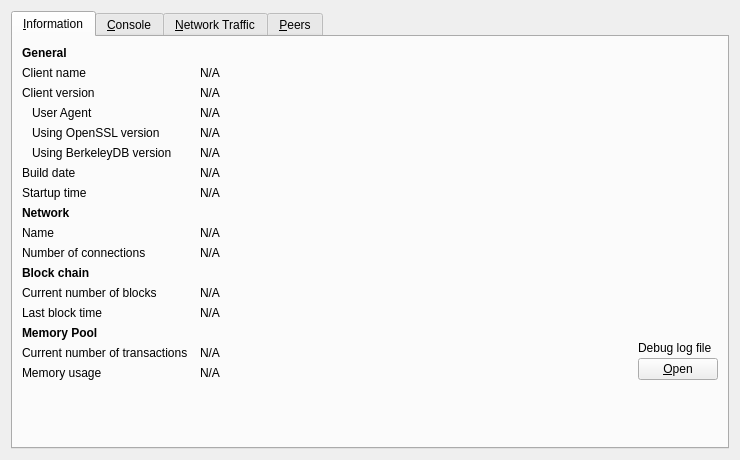
<?xml version="1.0" encoding="UTF-8"?>
<ui version="4.0">
 <class>RPCConsole</class>
 <widget class="QWidget" name="RPCConsole">
  <property name="geometry">
   <rect>
    <x>0</x>
    <y>0</y>
    <width>740</width>
    <height>450</height>
   </rect>
  </property>
  <property name="windowTitle">
   <string>Debug window</string>
  </property>
  <layout class="QVBoxLayout" name="verticalLayout_6">
   <item>
    <widget class="QTabWidget" name="tabWidget">
     <property name="currentIndex">
      <number>0</number>
     </property>
     <widget class="QWidget" name="tab_info">
      <attribute name="title">
       <string>&amp;Information</string>
      </attribute>
      <layout class="QGridLayout" name="gridLayout" columnstretch="0,1,0">
       <property name="horizontalSpacing">
        <number>12</number>
       </property>
       <item row="0" column="0">
        <widget class="QLabel" name="label_9">
         <property name="font">
          <font>
           <weight>75</weight>
           <bold>true</bold>
          </font>
         </property>
         <property name="text">
          <string>General</string>
         </property>
        </widget>
       </item>
       <item row="1" column="0">
        <widget class="QLabel" name="label_5">
         <property name="text">
          <string>Client name</string>
         </property>
        </widget>
       </item>
       <item row="1" column="1" colspan="2">
        <widget class="QLabel" name="clientName">
         <property name="cursor">
          <cursorShape>IBeamCursor</cursorShape>
         </property>
         <property name="text">
          <string>N/A</string>
         </property>
         <property name="textFormat">
          <enum>Qt::PlainText</enum>
         </property>
         <property name="textInteractionFlags">
          <set>Qt::LinksAccessibleByMouse|Qt::TextSelectableByKeyboard|Qt::TextSelectableByMouse</set>
         </property>
        </widget>
       </item>
       <item row="2" column="0">
        <widget class="QLabel" name="label_6">
         <property name="text">
          <string>Client version</string>
         </property>
        </widget>
       </item>
       <item row="2" column="1" colspan="2">
        <widget class="QLabel" name="clientVersion">
         <property name="cursor">
          <cursorShape>IBeamCursor</cursorShape>
         </property>
         <property name="text">
          <string>N/A</string>
         </property>
         <property name="textFormat">
          <enum>Qt::PlainText</enum>
         </property>
         <property name="textInteractionFlags">
          <set>Qt::LinksAccessibleByMouse|Qt::TextSelectableByKeyboard|Qt::TextSelectableByMouse</set>
         </property>
        </widget>
       </item>
       <item row="3" column="0">
        <widget class="QLabel" name="labelClientUserAgent">
         <property name="text">
          <string>User Agent</string>
         </property>
         <property name="indent">
          <number>10</number>
         </property>
        </widget>
       </item>
       <item row="3" column="1" colspan="2">
        <widget class="QLabel" name="clientUserAgent">
         <property name="cursor">
          <cursorShape>IBeamCursor</cursorShape>
         </property>
         <property name="text">
          <string>N/A</string>
         </property>
         <property name="textFormat">
          <enum>Qt::PlainText</enum>
         </property>
         <property name="textInteractionFlags">
          <set>Qt::LinksAccessibleByMouse|Qt::TextSelectableByKeyboard|Qt::TextSelectableByMouse</set>
         </property>
        </widget>
       </item>
       <item row="4" column="0">
        <widget class="QLabel" name="label_14">
         <property name="text">
          <string>Using OpenSSL version</string>
         </property>
         <property name="indent">
          <number>10</number>
         </property>
        </widget>
       </item>
       <item row="4" column="1" colspan="2">
        <widget class="QLabel" name="openSSLVersion">
         <property name="cursor">
          <cursorShape>IBeamCursor</cursorShape>
         </property>
         <property name="text">
          <string>N/A</string>
         </property>
         <property name="textFormat">
          <enum>Qt::PlainText</enum>
         </property>
         <property name="textInteractionFlags">
          <set>Qt::LinksAccessibleByMouse|Qt::TextSelectableByKeyboard|Qt::TextSelectableByMouse</set>
         </property>
        </widget>
       </item>
       <item row="5" column="0">
        <widget class="QLabel" name="label_berkeleyDBVersion">
         <property name="text">
          <string>Using BerkeleyDB version</string>
         </property>
         <property name="indent">
          <number>10</number>
         </property>
        </widget>
       </item>
       <item row="5" column="1" colspan="2">
        <widget class="QLabel" name="berkeleyDBVersion">
         <property name="cursor">
          <cursorShape>IBeamCursor</cursorShape>
         </property>
         <property name="text">
          <string>N/A</string>
         </property>
         <property name="textFormat">
          <enum>Qt::PlainText</enum>
         </property>
         <property name="textInteractionFlags">
          <set>Qt::LinksAccessibleByMouse|Qt::TextSelectableByKeyboard|Qt::TextSelectableByMouse</set>
         </property>
        </widget>
       </item>
       <item row="6" column="0">
        <widget class="QLabel" name="label_12">
         <property name="text">
          <string>Build date</string>
         </property>
        </widget>
       </item>
       <item row="6" column="1" colspan="2">
        <widget class="QLabel" name="buildDate">
         <property name="cursor">
          <cursorShape>IBeamCursor</cursorShape>
         </property>
         <property name="text">
          <string>N/A</string>
         </property>
         <property name="textFormat">
          <enum>Qt::PlainText</enum>
         </property>
         <property name="textInteractionFlags">
          <set>Qt::LinksAccessibleByMouse|Qt::TextSelectableByKeyboard|Qt::TextSelectableByMouse</set>
         </property>
        </widget>
       </item>
       <item row="7" column="0">
        <widget class="QLabel" name="label_13">
         <property name="text">
          <string>Startup time</string>
         </property>
        </widget>
       </item>
       <item row="7" column="1" colspan="2">
        <widget class="QLabel" name="startupTime">
         <property name="cursor">
          <cursorShape>IBeamCursor</cursorShape>
         </property>
         <property name="text">
          <string>N/A</string>
         </property>
         <property name="textFormat">
          <enum>Qt::PlainText</enum>
         </property>
         <property name="textInteractionFlags">
          <set>Qt::LinksAccessibleByMouse|Qt::TextSelectableByKeyboard|Qt::TextSelectableByMouse</set>
         </property>
        </widget>
       </item>
       <item row="9" column="0">
        <widget class="QLabel" name="label_8">
         <property name="text">
          <string>Name</string>
         </property>
        </widget>
       </item>
       <item row="9" column="1" colspan="2">
        <widget class="QLabel" name="networkName">
         <property name="cursor">
          <cursorShape>IBeamCursor</cursorShape>
         </property>
         <property name="text">
          <string>N/A</string>
         </property>
         <property name="textFormat">
          <enum>Qt::PlainText</enum>
         </property>
         <property name="textInteractionFlags">
          <set>Qt::LinksAccessibleByMouse|Qt::TextSelectableByKeyboard|Qt::TextSelectableByMouse</set>
         </property>
        </widget>
       </item>
       <item row="10" column="0">
        <widget class="QLabel" name="label_7">
         <property name="text">
          <string>Number of connections</string>
         </property>
        </widget>
       </item>
       <item row="10" column="1" colspan="2">
        <widget class="QLabel" name="numberOfConnections">
         <property name="cursor">
          <cursorShape>IBeamCursor</cursorShape>
         </property>
         <property name="text">
          <string>N/A</string>
         </property>
         <property name="textFormat">
          <enum>Qt::PlainText</enum>
         </property>
         <property name="textInteractionFlags">
          <set>Qt::LinksAccessibleByMouse|Qt::TextSelectableByKeyboard|Qt::TextSelectableByMouse</set>
         </property>
        </widget>
       </item>
       <item row="11" column="0">
        <widget class="QLabel" name="label_10">
         <property name="font">
          <font>
           <weight>75</weight>
           <bold>true</bold>
          </font>
         </property>
         <property name="text">
          <string>Block chain</string>
         </property>
        </widget>
       </item>
       <item row="12" column="0">
        <widget class="QLabel" name="label_3">
         <property name="text">
          <string>Current number of blocks</string>
         </property>
        </widget>
       </item>
       <item row="12" column="1" colspan="2">
        <widget class="QLabel" name="numberOfBlocks">
         <property name="cursor">
          <cursorShape>IBeamCursor</cursorShape>
         </property>
         <property name="text">
          <string>N/A</string>
         </property>
         <property name="textFormat">
          <enum>Qt::PlainText</enum>
         </property>
         <property name="textInteractionFlags">
          <set>Qt::LinksAccessibleByMouse|Qt::TextSelectableByKeyboard|Qt::TextSelectableByMouse</set>
         </property>
        </widget>
       </item>
       <item row="13" column="0">
        <widget class="QLabel" name="labelLastBlockTime">
         <property name="text">
          <string>Last block time</string>
         </property>
        </widget>
       </item>
       <item row="13" column="1" colspan="2">
        <widget class="QLabel" name="lastBlockTime">
         <property name="cursor">
          <cursorShape>IBeamCursor</cursorShape>
         </property>
         <property name="text">
          <string>N/A</string>
         </property>
         <property name="textFormat">
          <enum>Qt::PlainText</enum>
         </property>
         <property name="textInteractionFlags">
          <set>Qt::LinksAccessibleByMouse|Qt::TextSelectableByKeyboard|Qt::TextSelectableByMouse</set>
         </property>
        </widget>
       </item>
       <item row="14" column="0">
        <widget class="QLabel" name="labelMempoolTitle">
         <property name="font">
          <font>
           <weight>75</weight>
           <bold>true</bold>
          </font>
         </property>
         <property name="text">
          <string>Memory Pool</string>
         </property>
        </widget>
       </item>
       <item row="15" column="0">
        <widget class="QLabel" name="labelNumberOfTransactions">
         <property name="text">
          <string>Current number of transactions</string>
         </property>
        </widget>
       </item>
       <item row="15" column="1">
        <widget class="QLabel" name="mempoolNumberTxs">
         <property name="cursor">
          <cursorShape>IBeamCursor</cursorShape>
         </property>
         <property name="text">
          <string>N/A</string>
         </property>
         <property name="textFormat">
          <enum>Qt::PlainText</enum>
         </property>
         <property name="textInteractionFlags">
          <set>Qt::LinksAccessibleByMouse|Qt::TextSelectableByKeyboard|Qt::TextSelectableByMouse</set>
         </property>
        </widget>
       </item>
       <item row="8" column="0">
        <widget class="QLabel" name="labelNetwork">
         <property name="font">
          <font>
           <weight>75</weight>
           <bold>true</bold>
          </font>
         </property>
         <property name="text">
          <string>Network</string>
         </property>
        </widget>
       </item>
       <item row="16" column="0">
        <widget class="QLabel" name="labelMemoryUsage">
         <property name="text">
          <string>Memory usage</string>
         </property>
        </widget>
       </item>
       <item row="16" column="1">
        <widget class="QLabel" name="mempoolSize">
         <property name="cursor">
          <cursorShape>IBeamCursor</cursorShape>
         </property>
         <property name="text">
          <string>N/A</string>
         </property>
         <property name="textFormat">
          <enum>Qt::PlainText</enum>
         </property>
         <property name="textInteractionFlags">
          <set>Qt::LinksAccessibleByMouse|Qt::TextSelectableByKeyboard|Qt::TextSelectableByMouse</set>
         </property>
        </widget>
       </item>
       <item row="14" column="2" rowspan="3">
        <layout class="QVBoxLayout" name="verticalLayoutDebugButton">
         <property name="spacing">
          <number>3</number>
         </property>
         <item>
          <spacer name="verticalSpacer_2">
           <property name="orientation">
            <enum>Qt::Vertical</enum>
           </property>
           <property name="sizeHint" stdset="0">
            <size>
             <width>10</width>
             <height>5</height>
            </size>
           </property>
          </spacer>
         </item>
         <item>
          <widget class="QLabel" name="labelDebugLogfile">
           <property name="text">
            <string>Debug log file</string>
           </property>
          </widget>
         </item>
         <item>
          <widget class="QPushButton" name="openDebugLogfileButton">
           <property name="toolTip">
            <string>Open the Bitcoin YOLO debug log file from the current data directory. This can take a few seconds for large log files.</string>
           </property>
           <property name="text">
            <string>&amp;Open</string>
           </property>
           <property name="autoDefault">
            <bool>false</bool>
           </property>
          </widget>
         </item>
        </layout>
       </item>
       <item row="18" column="0">
        <spacer name="verticalSpacer">
         <property name="orientation">
          <enum>Qt::Vertical</enum>
         </property>
         <property name="sizeHint" stdset="0">
          <size>
           <width>20</width>
           <height>40</height>
          </size>
         </property>
        </spacer>
       </item>
      </layout>
     </widget>
     <widget class="QWidget" name="tab_console">
      <attribute name="title">
       <string>&amp;Console</string>
      </attribute>
      <layout class="QVBoxLayout" name="verticalLayout_3">
       <property name="spacing">
        <number>3</number>
       </property>
       <item>
        <widget class="QTextEdit" name="messagesWidget">
         <property name="minimumSize">
          <size>
           <width>0</width>
           <height>100</height>
          </size>
         </property>
         <property name="readOnly">
          <bool>true</bool>
         </property>
         <property name="tabKeyNavigation" stdset="0">
          <bool>false</bool>
         </property>
         <property name="columnCount" stdset="0">
          <number>2</number>
         </property>
        </widget>
       </item>
       <item>
        <layout class="QHBoxLayout" name="horizontalLayout">
         <property name="spacing">
          <number>3</number>
         </property>
         <item>
          <widget class="QLabel" name="label">
           <property name="text">
            <string notr="true">&gt;</string>
           </property>
          </widget>
         </item>
         <item>
          <widget class="QLineEdit" name="lineEdit"/>
         </item>
         <item>
          <widget class="QPushButton" name="clearButton">
           <property name="maximumSize">
            <size>
             <width>24</width>
             <height>24</height>
            </size>
           </property>
           <property name="toolTip">
            <string>Clear console</string>
           </property>
           <property name="text">
            <string/>
           </property>
           <property name="icon">
            <iconset resource="../bitcoin.qrc">
             <normaloff>:/icons/remove</normaloff>:/icons/remove</iconset>
           </property>
           <property name="shortcut">
            <string notr="true">Ctrl+L</string>
           </property>
           <property name="autoDefault">
            <bool>false</bool>
           </property>
          </widget>
         </item>
        </layout>
       </item>
      </layout>
     </widget>
     <widget class="QWidget" name="tab_nettraffic">
      <attribute name="title">
       <string>&amp;Network Traffic</string>
      </attribute>
      <layout class="QHBoxLayout" name="horizontalLayout_3">
       <item>
        <layout class="QVBoxLayout" name="verticalLayout_4">
         <item>
          <widget class="TrafficGraphWidget" name="trafficGraph" native="true">
           <property name="sizePolicy">
            <sizepolicy hsizetype="Expanding" vsizetype="Expanding">
             <horstretch>0</horstretch>
             <verstretch>0</verstretch>
            </sizepolicy>
           </property>
          </widget>
         </item>
         <item>
          <layout class="QHBoxLayout" name="horizontalLayout_2">
           <item>
            <widget class="QSlider" name="sldGraphRange">
             <property name="minimum">
              <number>1</number>
             </property>
             <property name="maximum">
              <number>288</number>
             </property>
             <property name="pageStep">
              <number>12</number>
             </property>
             <property name="value">
              <number>6</number>
             </property>
             <property name="orientation">
              <enum>Qt::Horizontal</enum>
             </property>
            </widget>
           </item>
           <item>
            <widget class="QLabel" name="lblGraphRange">
             <property name="minimumSize">
              <size>
               <width>100</width>
               <height>0</height>
              </size>
             </property>
             <property name="alignment">
              <set>Qt::AlignCenter</set>
             </property>
            </widget>
           </item>
           <item>
            <widget class="QPushButton" name="btnClearTrafficGraph">
             <property name="text">
              <string>&amp;Clear</string>
             </property>
             <property name="autoDefault">
              <bool>false</bool>
             </property>
            </widget>
           </item>
          </layout>
         </item>
        </layout>
       </item>
       <item>
        <layout class="QVBoxLayout" name="verticalLayout">
         <item>
          <widget class="QGroupBox" name="groupBox">
           <property name="title">
            <string>Totals</string>
           </property>
           <layout class="QVBoxLayout" name="verticalLayout_5">
            <item>
             <layout class="QHBoxLayout" name="horizontalLayout_4">
              <item>
               <widget class="Line" name="line">
                <property name="sizePolicy">
                 <sizepolicy hsizetype="Fixed" vsizetype="Fixed">
                  <horstretch>0</horstretch>
                  <verstretch>0</verstretch>
                 </sizepolicy>
                </property>
                <property name="minimumSize">
                 <size>
                  <width>10</width>
                  <height>0</height>
                 </size>
                </property>
                <property name="palette">
                 <palette>
                  <active>
                   <colorrole role="Light">
                    <brush brushstyle="SolidPattern">
                     <color alpha="255">
                      <red>0</red>
                      <green>255</green>
                      <blue>0</blue>
                     </color>
                    </brush>
                   </colorrole>
                  </active>
                  <inactive>
                   <colorrole role="Light">
                    <brush brushstyle="SolidPattern">
                     <color alpha="255">
                      <red>0</red>
                      <green>255</green>
                      <blue>0</blue>
                     </color>
                    </brush>
                   </colorrole>
                  </inactive>
                  <disabled>
                   <colorrole role="Light">
                    <brush brushstyle="SolidPattern">
                     <color alpha="255">
                      <red>0</red>
                      <green>255</green>
                      <blue>0</blue>
                     </color>
                    </brush>
                   </colorrole>
                  </disabled>
                 </palette>
                </property>
                <property name="orientation">
                 <enum>Qt::Horizontal</enum>
                </property>
               </widget>
              </item>
              <item>
               <widget class="QLabel" name="label_16">
                <property name="text">
                 <string>Received</string>
                </property>
               </widget>
              </item>
              <item>
               <widget class="QLabel" name="lblBytesIn">
                <property name="minimumSize">
                 <size>
                  <width>50</width>
                  <height>0</height>
                 </size>
                </property>
                <property name="alignment">
                 <set>Qt::AlignRight|Qt::AlignTrailing|Qt::AlignVCenter</set>
                </property>
               </widget>
              </item>
             </layout>
            </item>
            <item>
             <layout class="QHBoxLayout" name="horizontalLayout_5">
              <item>
               <widget class="Line" name="line_2">
                <property name="sizePolicy">
                 <sizepolicy hsizetype="Fixed" vsizetype="Fixed">
                  <horstretch>0</horstretch>
                  <verstretch>0</verstretch>
                 </sizepolicy>
                </property>
                <property name="minimumSize">
                 <size>
                  <width>10</width>
                  <height>0</height>
                 </size>
                </property>
                <property name="palette">
                 <palette>
                  <active>
                   <colorrole role="Light">
                    <brush brushstyle="SolidPattern">
                     <color alpha="255">
                      <red>255</red>
                      <green>0</green>
                      <blue>0</blue>
                     </color>
                    </brush>
                   </colorrole>
                  </active>
                  <inactive>
                   <colorrole role="Light">
                    <brush brushstyle="SolidPattern">
                     <color alpha="255">
                      <red>255</red>
                      <green>0</green>
                      <blue>0</blue>
                     </color>
                    </brush>
                   </colorrole>
                  </inactive>
                  <disabled>
                   <colorrole role="Light">
                    <brush brushstyle="SolidPattern">
                     <color alpha="255">
                      <red>255</red>
                      <green>0</green>
                      <blue>0</blue>
                     </color>
                    </brush>
                   </colorrole>
                  </disabled>
                 </palette>
                </property>
                <property name="orientation">
                 <enum>Qt::Horizontal</enum>
                </property>
               </widget>
              </item>
              <item>
               <widget class="QLabel" name="label_17">
                <property name="text">
                 <string>Sent</string>
                </property>
               </widget>
              </item>
              <item>
               <widget class="QLabel" name="lblBytesOut">
                <property name="minimumSize">
                 <size>
                  <width>50</width>
                  <height>0</height>
                 </size>
                </property>
                <property name="alignment">
                 <set>Qt::AlignRight|Qt::AlignTrailing|Qt::AlignVCenter</set>
                </property>
               </widget>
              </item>
             </layout>
            </item>
            <item>
             <spacer name="verticalSpacer_4">
              <property name="orientation">
               <enum>Qt::Vertical</enum>
              </property>
              <property name="sizeHint" stdset="0">
               <size>
                <width>20</width>
                <height>407</height>
               </size>
              </property>
             </spacer>
            </item>
           </layout>
          </widget>
         </item>
        </layout>
       </item>
      </layout>
     </widget>
     <widget class="QWidget" name="tab_peers">
      <attribute name="title">
       <string>&amp;Peers</string>
      </attribute>
      <layout class="QGridLayout" name="gridLayout_2">
       <item row="0" column="0" rowspan="2">
        <widget class="QSplitter" name="splitter">
         <property name="orientation">
          <enum>Qt::Vertical</enum>
         </property>
         <widget class="QTableView" name="peerWidget">
          <property name="horizontalScrollBarPolicy">
           <enum>Qt::ScrollBarAsNeeded</enum>
          </property>
          <property name="sortingEnabled">
           <bool>true</bool>
          </property>
          <attribute name="horizontalHeaderHighlightSections">
           <bool>false</bool>
          </attribute>
         </widget>
         <widget class="QWidget" name="">
          <layout class="QVBoxLayout" name="bannedStuff">
           <item>
            <widget class="QLabel" name="banHeading">
             <property name="sizePolicy">
              <sizepolicy hsizetype="Preferred" vsizetype="Minimum">
               <horstretch>0</horstretch>
               <verstretch>0</verstretch>
              </sizepolicy>
             </property>
             <property name="minimumSize">
              <size>
               <width>300</width>
               <height>32</height>
              </size>
             </property>
             <property name="maximumSize">
              <size>
               <width>16777215</width>
               <height>32</height>
              </size>
             </property>
             <property name="font">
              <font>
               <pointsize>12</pointsize>
              </font>
             </property>
             <property name="cursor">
              <cursorShape>IBeamCursor</cursorShape>
             </property>
             <property name="text">
              <string>Banned peers</string>
             </property>
             <property name="alignment">
              <set>Qt::AlignBottom|Qt::AlignLeading|Qt::AlignLeft</set>
             </property>
             <property name="wordWrap">
              <bool>true</bool>
             </property>
             <property name="textInteractionFlags">
              <set>Qt::NoTextInteraction</set>
             </property>
            </widget>
           </item>
           <item>
            <widget class="QTableView" name="banlistWidget">
             <property name="sizePolicy">
              <sizepolicy hsizetype="Expanding" vsizetype="Expanding">
               <horstretch>0</horstretch>
               <verstretch>0</verstretch>
              </sizepolicy>
             </property>
             <property name="horizontalScrollBarPolicy">
              <enum>Qt::ScrollBarAsNeeded</enum>
             </property>
             <property name="sortingEnabled">
              <bool>true</bool>
             </property>
             <attribute name="horizontalHeaderHighlightSections">
              <bool>false</bool>
             </attribute>
            </widget>
           </item>
          </layout>
         </widget>
        </widget>
       </item>
       <item row="0" column="1">
        <widget class="QLabel" name="peerHeading">
         <property name="sizePolicy">
          <sizepolicy hsizetype="Preferred" vsizetype="Minimum">
           <horstretch>0</horstretch>
           <verstretch>0</verstretch>
          </sizepolicy>
         </property>
         <property name="minimumSize">
          <size>
           <width>300</width>
           <height>32</height>
          </size>
         </property>
         <property name="font">
          <font>
           <pointsize>10</pointsize>
          </font>
         </property>
         <property name="cursor">
          <cursorShape>IBeamCursor</cursorShape>
         </property>
         <property name="text">
          <string>Select a peer to view detailed information.</string>
         </property>
         <property name="alignment">
          <set>Qt::AlignHCenter|Qt::AlignTop</set>
         </property>
         <property name="wordWrap">
          <bool>true</bool>
         </property>
         <property name="textInteractionFlags">
          <set>Qt::LinksAccessibleByMouse|Qt::TextSelectableByKeyboard|Qt::TextSelectableByMouse</set>
         </property>
        </widget>
       </item>
       <item row="1" column="1">
        <widget class="QWidget" name="detailWidget" native="true">
         <property name="minimumSize">
          <size>
           <width>300</width>
           <height>0</height>
          </size>
         </property>
         <layout class="QGridLayout" name="gridLayout_3">
          <item row="0" column="0">
           <widget class="QLabel" name="label_30">
            <property name="text">
             <string>Whitelisted</string>
            </property>
           </widget>
          </item>
          <item row="0" column="2">
           <widget class="QLabel" name="peerWhitelisted">
            <property name="cursor">
             <cursorShape>IBeamCursor</cursorShape>
            </property>
            <property name="text">
             <string>N/A</string>
            </property>
            <property name="textFormat">
             <enum>Qt::PlainText</enum>
            </property>
            <property name="textInteractionFlags">
             <set>Qt::LinksAccessibleByMouse|Qt::TextSelectableByKeyboard|Qt::TextSelectableByMouse</set>
            </property>
           </widget>
          </item>
          <item row="1" column="0">
           <widget class="QLabel" name="label_23">
            <property name="text">
             <string>Direction</string>
            </property>
           </widget>
          </item>
          <item row="1" column="2">
           <widget class="QLabel" name="peerDirection">
            <property name="cursor">
             <cursorShape>IBeamCursor</cursorShape>
            </property>
            <property name="text">
             <string>N/A</string>
            </property>
            <property name="textFormat">
             <enum>Qt::PlainText</enum>
            </property>
            <property name="textInteractionFlags">
             <set>Qt::LinksAccessibleByMouse|Qt::TextSelectableByKeyboard|Qt::TextSelectableByMouse</set>
            </property>
           </widget>
          </item>
          <item row="2" column="0">
           <widget class="QLabel" name="label_21">
            <property name="text">
             <string>Version</string>
            </property>
           </widget>
          </item>
          <item row="2" column="2">
           <widget class="QLabel" name="peerVersion">
            <property name="cursor">
             <cursorShape>IBeamCursor</cursorShape>
            </property>
            <property name="text">
             <string>N/A</string>
            </property>
            <property name="textFormat">
             <enum>Qt::PlainText</enum>
            </property>
            <property name="textInteractionFlags">
             <set>Qt::LinksAccessibleByMouse|Qt::TextSelectableByKeyboard|Qt::TextSelectableByMouse</set>
            </property>
           </widget>
          </item>
          <item row="3" column="0">
           <widget class="QLabel" name="label_28">
            <property name="text">
             <string>User Agent</string>
            </property>
           </widget>
          </item>
          <item row="3" column="2">
           <widget class="QLabel" name="peerSubversion">
            <property name="cursor">
             <cursorShape>IBeamCursor</cursorShape>
            </property>
            <property name="text">
             <string>N/A</string>
            </property>
            <property name="textFormat">
             <enum>Qt::PlainText</enum>
            </property>
            <property name="textInteractionFlags">
             <set>Qt::LinksAccessibleByMouse|Qt::TextSelectableByKeyboard|Qt::TextSelectableByMouse</set>
            </property>
           </widget>
          </item>
          <item row="4" column="0">
           <widget class="QLabel" name="label_4">
            <property name="text">
             <string>Services</string>
            </property>
           </widget>
          </item>
          <item row="4" column="2">
           <widget class="QLabel" name="peerServices">
            <property name="cursor">
             <cursorShape>IBeamCursor</cursorShape>
            </property>
            <property name="text">
             <string>N/A</string>
            </property>
            <property name="textFormat">
             <enum>Qt::PlainText</enum>
            </property>
            <property name="textInteractionFlags">
             <set>Qt::LinksAccessibleByMouse|Qt::TextSelectableByKeyboard|Qt::TextSelectableByMouse</set>
            </property>
           </widget>
          </item>
          <item row="5" column="0">
           <widget class="QLabel" name="label_29">
            <property name="text">
             <string>Starting Block</string>
            </property>
           </widget>
          </item>
          <item row="5" column="2">
           <widget class="QLabel" name="peerHeight">
            <property name="cursor">
             <cursorShape>IBeamCursor</cursorShape>
            </property>
            <property name="text">
             <string>N/A</string>
            </property>
            <property name="textFormat">
             <enum>Qt::PlainText</enum>
            </property>
            <property name="textInteractionFlags">
             <set>Qt::LinksAccessibleByMouse|Qt::TextSelectableByKeyboard|Qt::TextSelectableByMouse</set>
            </property>
           </widget>
          </item>
          <item row="6" column="0">
           <widget class="QLabel" name="label_27">
            <property name="text">
             <string>Synced Headers</string>
            </property>
           </widget>
          </item>
          <item row="6" column="2">
           <widget class="QLabel" name="peerSyncHeight">
            <property name="cursor">
             <cursorShape>IBeamCursor</cursorShape>
            </property>
            <property name="text">
             <string>N/A</string>
            </property>
            <property name="textFormat">
             <enum>Qt::PlainText</enum>
            </property>
            <property name="textInteractionFlags">
             <set>Qt::LinksAccessibleByMouse|Qt::TextSelectableByKeyboard|Qt::TextSelectableByMouse</set>
            </property>
           </widget>
          </item>
          <item row="7" column="0">
           <widget class="QLabel" name="label_25">
            <property name="text">
             <string>Synced Blocks</string>
            </property>
           </widget>
          </item>
          <item row="7" column="2">
           <widget class="QLabel" name="peerCommonHeight">
            <property name="cursor">
             <cursorShape>IBeamCursor</cursorShape>
            </property>
            <property name="text">
             <string>N/A</string>
            </property>
            <property name="textFormat">
             <enum>Qt::PlainText</enum>
            </property>
            <property name="textInteractionFlags">
             <set>Qt::LinksAccessibleByMouse|Qt::TextSelectableByKeyboard|Qt::TextSelectableByMouse</set>
            </property>
           </widget>
          </item>
          <item row="8" column="0">
           <widget class="QLabel" name="label_24">
            <property name="text">
             <string>Ban Score</string>
            </property>
           </widget>
          </item>
          <item row="8" column="2">
           <widget class="QLabel" name="peerBanScore">
            <property name="cursor">
             <cursorShape>IBeamCursor</cursorShape>
            </property>
            <property name="text">
             <string>N/A</string>
            </property>
            <property name="textFormat">
             <enum>Qt::PlainText</enum>
            </property>
            <property name="textInteractionFlags">
             <set>Qt::LinksAccessibleByMouse|Qt::TextSelectableByKeyboard|Qt::TextSelectableByMouse</set>
            </property>
           </widget>
          </item>
          <item row="9" column="0">
           <widget class="QLabel" name="label_22">
            <property name="text">
             <string>Connection Time</string>
            </property>
           </widget>
          </item>
          <item row="9" column="2">
           <widget class="QLabel" name="peerConnTime">
            <property name="cursor">
             <cursorShape>IBeamCursor</cursorShape>
            </property>
            <property name="text">
             <string>N/A</string>
            </property>
            <property name="textFormat">
             <enum>Qt::PlainText</enum>
            </property>
            <property name="textInteractionFlags">
             <set>Qt::LinksAccessibleByMouse|Qt::TextSelectableByKeyboard|Qt::TextSelectableByMouse</set>
            </property>
           </widget>
          </item>
          <item row="10" column="0">
           <widget class="QLabel" name="label_15">
            <property name="text">
             <string>Last Send</string>
            </property>
           </widget>
          </item>
          <item row="10" column="2">
           <widget class="QLabel" name="peerLastSend">
            <property name="cursor">
             <cursorShape>IBeamCursor</cursorShape>
            </property>
            <property name="text">
             <string>N/A</string>
            </property>
            <property name="textFormat">
             <enum>Qt::PlainText</enum>
            </property>
            <property name="textInteractionFlags">
             <set>Qt::LinksAccessibleByMouse|Qt::TextSelectableByKeyboard|Qt::TextSelectableByMouse</set>
            </property>
           </widget>
          </item>
          <item row="11" column="0">
           <widget class="QLabel" name="label_19">
            <property name="text">
             <string>Last Receive</string>
            </property>
           </widget>
          </item>
          <item row="11" column="2">
           <widget class="QLabel" name="peerLastRecv">
            <property name="cursor">
             <cursorShape>IBeamCursor</cursorShape>
            </property>
            <property name="text">
             <string>N/A</string>
            </property>
            <property name="textFormat">
             <enum>Qt::PlainText</enum>
            </property>
            <property name="textInteractionFlags">
             <set>Qt::LinksAccessibleByMouse|Qt::TextSelectableByKeyboard|Qt::TextSelectableByMouse</set>
            </property>
           </widget>
          </item>
          <item row="12" column="0">
           <widget class="QLabel" name="label_18">
            <property name="text">
             <string>Sent</string>
            </property>
           </widget>
          </item>
          <item row="12" column="2">
           <widget class="QLabel" name="peerBytesSent">
            <property name="cursor">
             <cursorShape>IBeamCursor</cursorShape>
            </property>
            <property name="text">
             <string>N/A</string>
            </property>
            <property name="textFormat">
             <enum>Qt::PlainText</enum>
            </property>
            <property name="textInteractionFlags">
             <set>Qt::LinksAccessibleByMouse|Qt::TextSelectableByKeyboard|Qt::TextSelectableByMouse</set>
            </property>
           </widget>
          </item>
          <item row="13" column="0">
           <widget class="QLabel" name="label_20">
            <property name="text">
             <string>Received</string>
            </property>
           </widget>
          </item>
          <item row="13" column="2">
           <widget class="QLabel" name="peerBytesRecv">
            <property name="cursor">
             <cursorShape>IBeamCursor</cursorShape>
            </property>
            <property name="text">
             <string>N/A</string>
            </property>
            <property name="textFormat">
             <enum>Qt::PlainText</enum>
            </property>
            <property name="textInteractionFlags">
             <set>Qt::LinksAccessibleByMouse|Qt::TextSelectableByKeyboard|Qt::TextSelectableByMouse</set>
            </property>
           </widget>
          </item>
          <item row="14" column="0">
           <widget class="QLabel" name="label_26">
            <property name="text">
             <string>Ping Time</string>
            </property>
           </widget>
          </item>
          <item row="14" column="2">
           <widget class="QLabel" name="peerPingTime">
            <property name="cursor">
             <cursorShape>IBeamCursor</cursorShape>
            </property>
            <property name="text">
             <string>N/A</string>
            </property>
            <property name="textFormat">
             <enum>Qt::PlainText</enum>
            </property>
            <property name="textInteractionFlags">
             <set>Qt::LinksAccessibleByMouse|Qt::TextSelectableByKeyboard|Qt::TextSelectableByMouse</set>
            </property>
           </widget>
          </item>
          <item row="15" column="0">
           <widget class="QLabel" name="peerPingWaitLabel">
            <property name="toolTip">
             <string>The duration of a currently outstanding ping.</string>
            </property>
            <property name="text">
             <string>Ping Wait</string>
            </property>
           </widget>
          </item>
          <item row="15" column="2">
           <widget class="QLabel" name="peerPingWait">
            <property name="cursor">
             <cursorShape>IBeamCursor</cursorShape>
            </property>
            <property name="text">
             <string>N/A</string>
            </property>
            <property name="textFormat">
             <enum>Qt::PlainText</enum>
            </property>
            <property name="textInteractionFlags">
             <set>Qt::LinksAccessibleByMouse|Qt::TextSelectableByKeyboard|Qt::TextSelectableByMouse</set>
            </property>
           </widget>
          </item>
          <item row="16" column="0">
           <widget class="QLabel" name="label_timeoffset">
            <property name="text">
             <string>Time Offset</string>
            </property>
           </widget>
          </item>
          <item row="16" column="2">
           <widget class="QLabel" name="timeoffset">
            <property name="cursor">
             <cursorShape>IBeamCursor</cursorShape>
            </property>
            <property name="text">
             <string>N/A</string>
            </property>
            <property name="textFormat">
             <enum>Qt::PlainText</enum>
            </property>
            <property name="textInteractionFlags">
             <set>Qt::LinksAccessibleByMouse|Qt::TextSelectableByKeyboard|Qt::TextSelectableByMouse</set>
            </property>
           </widget>
          </item>
          <item row="17" column="1">
           <spacer name="verticalSpacer_3">
            <property name="orientation">
             <enum>Qt::Vertical</enum>
            </property>
            <property name="sizeHint" stdset="0">
             <size>
              <width>20</width>
              <height>40</height>
             </size>
            </property>
           </spacer>
          </item>
         </layout>
        </widget>
       </item>
      </layout>
     </widget>
    </widget>
   </item>
  </layout>
 </widget>
 <customwidgets>
  <customwidget>
   <class>TrafficGraphWidget</class>
   <extends>QWidget</extends>
   <header>trafficgraphwidget.h</header>
   <container>1</container>
   <slots>
    <slot>clear()</slot>
   </slots>
  </customwidget>
 </customwidgets>
 <resources>
  <include location="../bitcoin.qrc"/>
 </resources>
 <connections/>
</ui>
